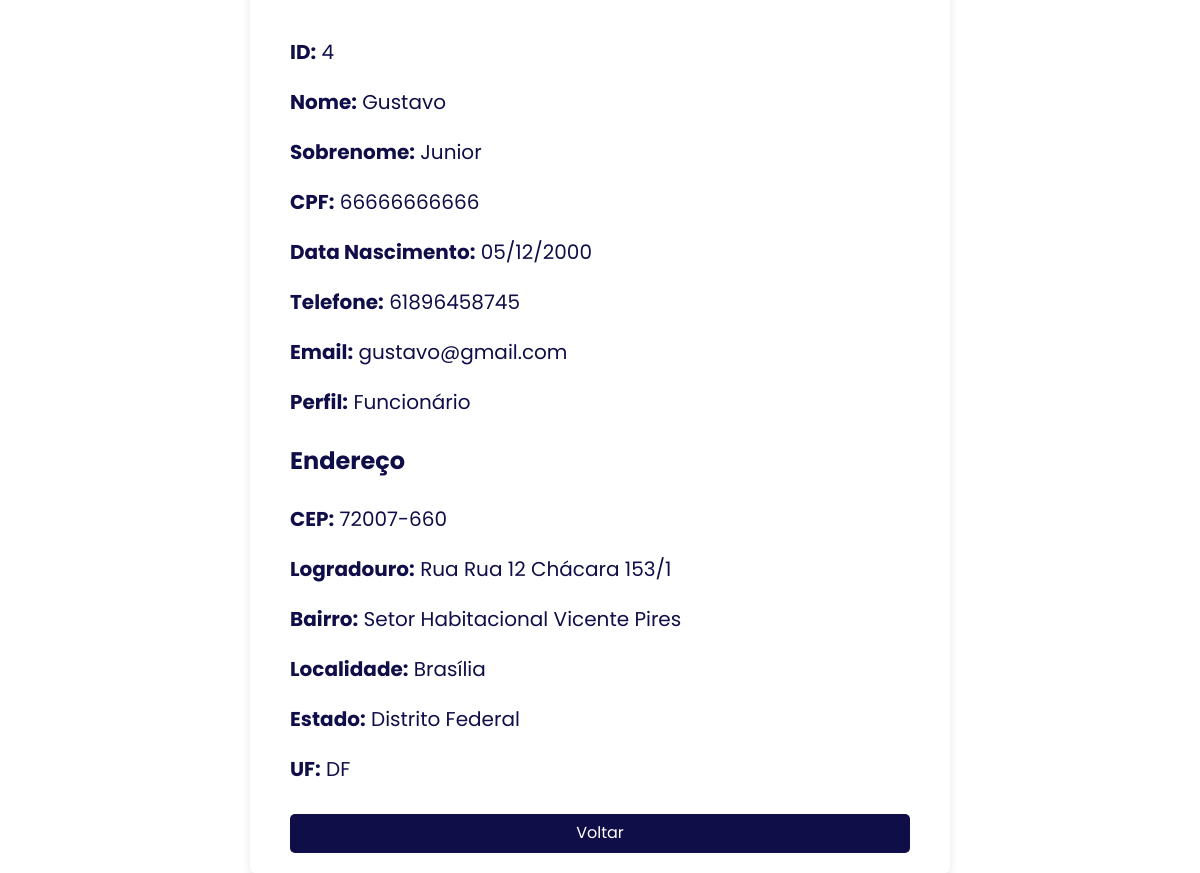
The app's page /crud/public/visualizar_usuario.php?id=4 with its own data.
### tables this page shows
CREATE TABLE `usuarios` (
  `id` int(11) NOT NULL,
  `nome` varchar(100) NOT NULL,
  `sobrenome` varchar(100) NOT NULL,
  `cpf` varchar(14) NOT NULL,
  `telefone` varchar(15) NOT NULL,
  `email` varchar(100) NOT NULL,
  `senha` varchar(255) NOT NULL,
  `criado_em` timestamp NOT NULL DEFAULT current_timestamp(),
  `perfil_id` int(11) NOT NULL,
  `data_nascimento` date DEFAULT NULL
);

CREATE TABLE `enderecos` (
  `id` int(11) NOT NULL,
  `usuario_id` int(11) DEFAULT NULL,
  `cep` varchar(10) NOT NULL,
  `logradouro` varchar(255) NOT NULL,
  `bairro` varchar(100) NOT NULL,
  `localidade` varchar(100) NOT NULL,
  `uf` char(2) NOT NULL,
  `estado` varchar(100) NOT NULL
);

### crud/config/DataBase.php (called while the page is built, shortened)
<?php
class DataBase
{
    private $host = "localhost";
    private $user = "root";
    private $password = "";
    private $dbname = "adote_pet3";
    public $conn;
    public function __construct()
    {
        $this->conn = new mysqli($this->host, $this->user, $this->password, $this->dbname);
    }
    public function getConnection()
    {
        return $this->conn;
    }
}
?>

### crud/controllers/UsuarioController.php (called while the page is built, shortened)
<?php
require_once '../config/DataBase.php';
require_once '../models/Usuario.php';
require_once '../models/Endereco.php';
class UsuarioController {
    private $usuario;
    private $endereco;
    public function __construct($db) {
        $this->usuario = new Usuario($db);
        $this->endereco = new Endereco($db);
    }
    public function read($id) {
        try {
            $usuario = $this->usuario->read($id);
            try {
                $endereco = $this->endereco->buscarEnderecoPorUsuarioId($id);
            } catch (Exception $e) {
                $endereco = null;
            }
            return [
                'usuario' => $usuario,
                'endereco' => $endereco
            ];
        } catch (Exception $e) {
            error_log('Erro ao ler usuário: ' . $e->getMessage());
            throw new Exception("Falha ao buscar o usuário.");
        }
    }
}
?>

### crud/models/Usuario.php (called while the page is built, shortened)
<?php
require_once '../config/DataBase.php';
class Usuario
{
    private $conn;
    private $table_name = 'usuarios';
    public function __construct($db)
    {
        $this->conn = $db;
    }
    public function read($id)
    {
        $sql = "SELECT * FROM " . $this->table_name . " WHERE id = ?";
        $stmt = $this->conn->prepare($sql);
        $stmt->bind_param("i", $id);
        $stmt->execute();
        $result = $stmt->get_result();
        if ($result->num_rows > 0) {
            return $result->fetch_assoc();
        }
        return null;
    }
}
?>

### crud/models/Endereco.php (called while the page is built, shortened)
<?php
require_once '../config/DataBase.php';
class Endereco
{
    private $conn;
    public function __construct($db)
    {
        $this->conn = $db;
    }
    public function buscarEnderecoPorUsuarioId($usuario_id)
    {
        $query = "SELECT * FROM enderecos WHERE usuario_id = ?";
        $stmt = $this->conn->prepare($query);
        $stmt->bind_param('i', $usuario_id);
        $stmt->execute();
        $result = $stmt->get_result();
        $endereco = $result->fetch_assoc();
        return $endereco;
    }
}
?>

### crud/public/visualizar_usuario.php (the view, shortened to what this page needs)
<?php
require_once '../config/DataBase.php';
require_once '../controllers/UsuarioController.php';
$db = new DataBase();
$usuarioController = new UsuarioController($db->getConnection());
$usuario_id = $_GET['id'] ?? 0;
$data = $usuarioController->read($usuario_id);
$usuario = $data['usuario'];
$endereco = $data['endereco'];
?>
<!DOCTYPE html>
<html lang="pt-BR">
<head>
    <link rel="stylesheet" href="https://cdnjs.cloudflare.com/ajax/libs/normalize/8.0.1/normalize.min.css">
    <link rel="stylesheet" href="https://cdnjs.cloudflare.com/ajax/libs/font-awesome/6.5.0/css/all.min.css">
</head>
<body>
    <div class="container">
        <h1>Detalhes do Usuário</h1>
        <p><strong>ID:</strong> <?php echo $usuario['id']; ?></p>
        <p><strong>Nome:</strong> <?php echo htmlspecialchars($usuario['nome']); ?></p>
        <p><strong>Sobrenome:</strong> <?php echo htmlspecialchars($usuario['sobrenome']); ?></p>
        <p><strong>CPF:</strong> <?php echo htmlspecialchars($usuario['cpf']); ?></p>
        <p><strong>Data Nascimento:</strong>
            <?php echo htmlspecialchars((new DateTime($usuario['data_nascimento']))->format('d/m/Y')); ?></p>
        <p><strong>Telefone:</strong> <?php echo htmlspecialchars($usuario['telefone']); ?></p>
        <p><strong>Email:</strong> <?php echo htmlspecialchars($usuario['email']); ?></p>
        <p><strong>Perfil:</strong> <?php echo $usuario['perfil_id'] == 1 ? 'Funcionário' : 'Usuário Comum'; ?></p>
        <h2>Endereço</h2>
        <p><strong>CEP:</strong> <?php echo htmlspecialchars($endereco['cep']); ?></p>
        <p><strong>Logradouro:</strong> <?php echo htmlspecialchars($endereco['logradouro']); ?></p>
        <p><strong>Bairro:</strong> <?php echo htmlspecialchars($endereco['bairro']); ?></p>
        <p><strong>Localidade:</strong> <?php echo htmlspecialchars($endereco['localidade']); ?></p>
        <p><strong>Estado:</strong> <?php echo htmlspecialchars($endereco['estado']); ?></p>
        <p><strong>UF:</strong> <?php echo htmlspecialchars($endereco['uf']); ?></p>
        <a href="../../crud/views/painel_admin.php">Voltar</a>
    </div>
</body>
</html>

### crud/public/visualizar_usuario.php (style rules this page uses)
body { font-family: "Poppins", sans-serif; background-color: #fff; color: #100e48; margin: 0; display: flex; justify-content: center; align-items: center; height: 100vh; }
.container { background-color: #fff; padding: 20px 40px; border-radius: 5px; box-shadow: 0 4px 10px rgba(0, 0, 0, 0.1); max-width: 700px; width: 90%; box-sizing: border-box; text-align: left; display: flex; flex-direction: column; }
h1 { text-align: center; color: #100e48; }
p { margin: 10px 0; font-size: 20px; line-height: 1.5; }
a { display: inline-block; background-color: #100e48; color: #fff; padding: 10px 15px; border-radius: 5px; text-decoration: none; margin-top: 20px; text-align: center; }

### records on screen
usuarios: id "4", nome "Gustavo", sobrenome "Junior", cpf "66666666666", data_nascimento "05/12/2000", telefone "61896458745", email "gustavo@gmail.com"
enderecos: cep "72007-660", logradouro "Rua Rua 12 Chácara 153/1", bairro "Setor Habitacional Vicente Pires", localidade "Brasília", estado "Distrito Federal", uf "DF"
